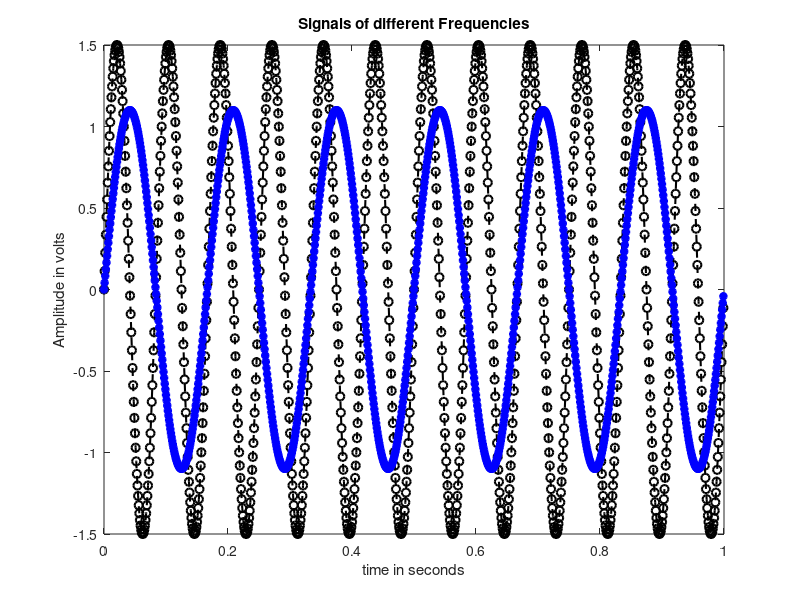

Source code (MATLAB):
fs = 1000; % Sampling frequency
t = 0:1/fs:1-1/fs; % Time duration
f1 = 12; % Frequency of first signal
f2 = 6; % Frequency of second signal
A1 = 1.5; % Amplitude of first signal
A2 = 1.1; % Amplitude of second signal
x1 = A1*sin(2*pi*f1*t); % First Signal
x2 = A2*sin(2*pi*f2*t); % Second Signal
%Plotting both signals in time domain
plot(t,x1,'k--o','LineWidth',1.5)
hold on
plot(t,x2,'b-*','LineWidth',2)
hold off
xlabel('time in seconds')
ylabel('Amplitude in volts')
title('Signals of different Frequencies')